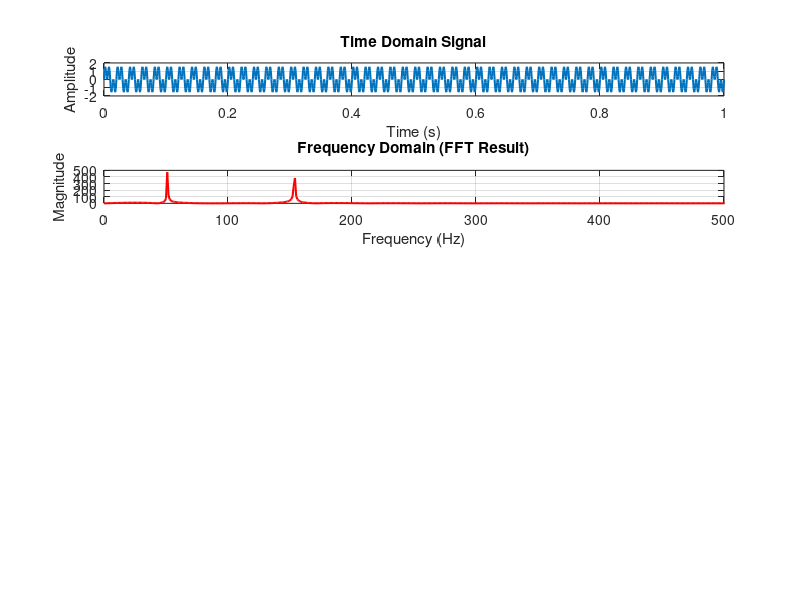

MATLAB code to generate this figure: (Note: this script raises an error after producing the figure.)
clc;
clear;
close all;

% Time domain signal
fs = 1000;              % Sampling frequency
t = 0:1/fs:1;           % Time vector (1 second)
f1 = 50;                % Frequency component 1
f2 = 150;               % Frequency component 2
x = sin(2*pi*f1*t) + sin(2*pi*f2*t);  % Composite signal

subplot(5,1,1);
plot(t, x, 'LineWidth', 1.5);
title('Time Domain Signal');
xlabel('Time (s)');
ylabel('Amplitude');
grid on;

% FFT
N = length(x);          % Number of samples

NFFT = 2^nextpow2(N);

X = fft(x, NFFT);             % Built-in FFT function

f = 0:NFFT-1;     % Frequency axis

magX = abs(X);

% Magnitude Spectrum
subplot(5,1,2);
plot(f, magX, 'r', 'LineWidth', 1.5);
title('Frequency Domain (FFT Result)');
xlabel('Frequency (Hz)');
ylabel('Magnitude');
xlim([0 fs/2]);      % Show only positive frequencies
grid on;


% Low Pass
fc = 100;
order = 4;

lpass = designfilt('lowpassiir', 'FilterOrder', order, 'SampleRate', fs, 'HalfPowerFrequency', fc);

y_low = filtfilt(lpass, x);

subplot(5,1,3);
plot(t, y_low, 'r', 'LineWidth', 1.5);
title('Low pass Filter');
xlabel('Frequency (Hz)');
ylabel('Magnitude');    % Show only positive frequencies
grid on;


% FFT
N = length(y_low);          % Number of samples

NFFT = 2^nextpow2(N);

X = fft(y_low, NFFT);             % Built-in FFT function

f = 0:NFFT-1;     % Frequency axis

magX = abs(X);

% Magnitude Spectrum
subplot(5,1,4);
plot(f, magX, 'r', 'LineWidth', 1.5);
title('Frequency Domain (FFT Result)');
xlabel('Frequency (Hz)');
ylabel('Magnitude');
xlim([0 fs/2]);      % Show only positive frequencies
grid on;
